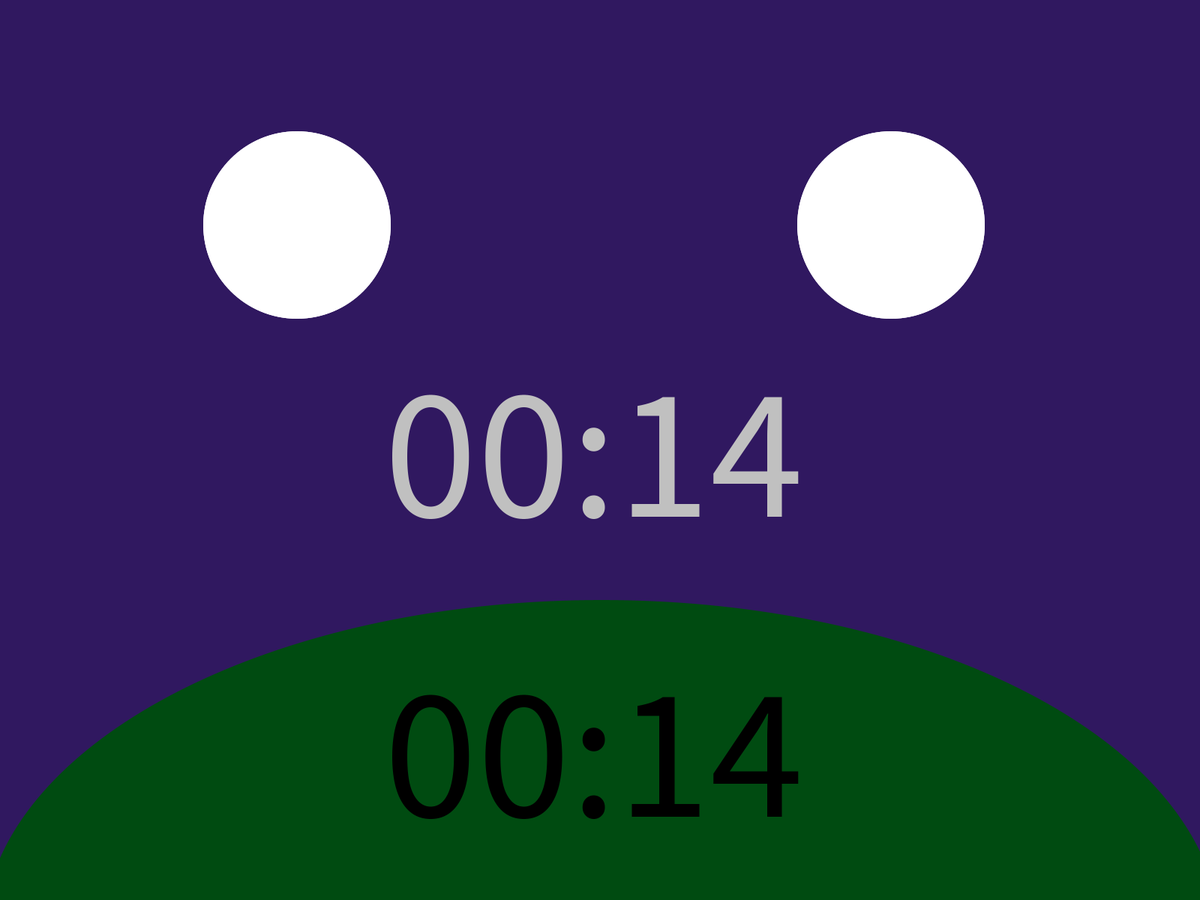
Frame 1 (no input)
Frame 60 (the mouse pressed at the canvas centre just before this capture): identical to frame 1, image omitted
Frame 120 (the mouse held since frame 60 and released just before this capture): identical to frame 1, image omitted

The Processing sketch that drew this single still picture (run headless with seeded random() and noise(); from frame 60 on, the mouse is pressed at the canvas centre):

// Processing sketch: ClockV1_7
// ── ClockV1_7.pde

float x;
float y;
float h1; //height
float w;
//float x1;
//float y1;


void setup() {
  fullScreen();

  x = 0;
  y = 0;
  h1 = height/24;
  w = width/24;



  println (width);
  println (height);
}



void draw() {

  int m = minute();
  int h = hour();
  int s = second();

  if ((h>17) || (h<7)) {    //Make background night sky color  
    background (48, 24, 96);
  } else {
    background(135, 206, 235);
  }


  //Grass, & sun/moon
  if ((h>17) || (h<7)) {      //change arc color for night. 
    fill (0, 75, 17);
  } else {
    fill(1, 166, 17);
  }
  noStroke();
  arc(x+(w*12+10), y+h1*25, x+(w*25), y+h1*18, PI, 2*PI);


  //Sun/Moon & rotation
  //float x1;
  //float y1;
  //float x1 = map(second(), 15, 45, PI, 0)+PI;
  //float y1 = map(second(), 15, 45, PI, 0)+PI;

  //x1 = cos(s)*(w*12)+width/2-PI;
  //y1 = sin(s)*(h1*12)+(h1*12)-PI;

  if ((h>17) || (h<7)) {
    fill (255, 255, 255);     //turns sun to moon.
  } else {
    fill (249, 250, 87);
  } 
  if ((h>6) || (h<12)) {
    ellipse (x+w*6, y+h1*6, 250, 250);
  } 
  if ((h>19) || (h<24)) {
    ellipse (x+w*6, y+h1*6, 250, 250);
  } 
  //if ((h>11) || (h<13)) {
  //  ellipse (x+w*12, y+h1*4, 250, 250);
 // }
  //if ((h>=0) || (h<4)) {
 //   ellipse (x+w*12, y+h1*4, 250, 250);
 // }
  if ((h>15) || (h<120)) {
    ellipse (x+w*18, y+h1*6, 250, 250);
  } 
  if ((h>3) || (h<7)) {
    ellipse (x+w*18, y+h1*6, 250, 250);
  } else {
    ellipse (x+w*12, y+h1*4, 250, 250);
  }


  // Adds a 0 to minutes & hours when less than 10.
  String om = "";
  if (m<10) {
    om = "0";
  } else {
    om = "";
  }

  String oh = "";
  if (h<10) {
    oh = "0";
  } else {
    oh = "";
  }

  //Clock
  String t = oh + h + ":" + om + m;
  textSize(250);
  if ((h>17) || (h<7)) {
    fill (192, 192, 192);
  } //Changes Clock from white to silver for night
  else {
    fill(255, 255, 255);
  }
  textAlign(CENTER, CENTER);
  text(t, x+(w*12), y+(h1*12));

  //Shadow
  textSize(250);
  textAlign(CENTER, CENTER);
  fill(0);
  text(t, x+w*12, y+h1*20);
}
